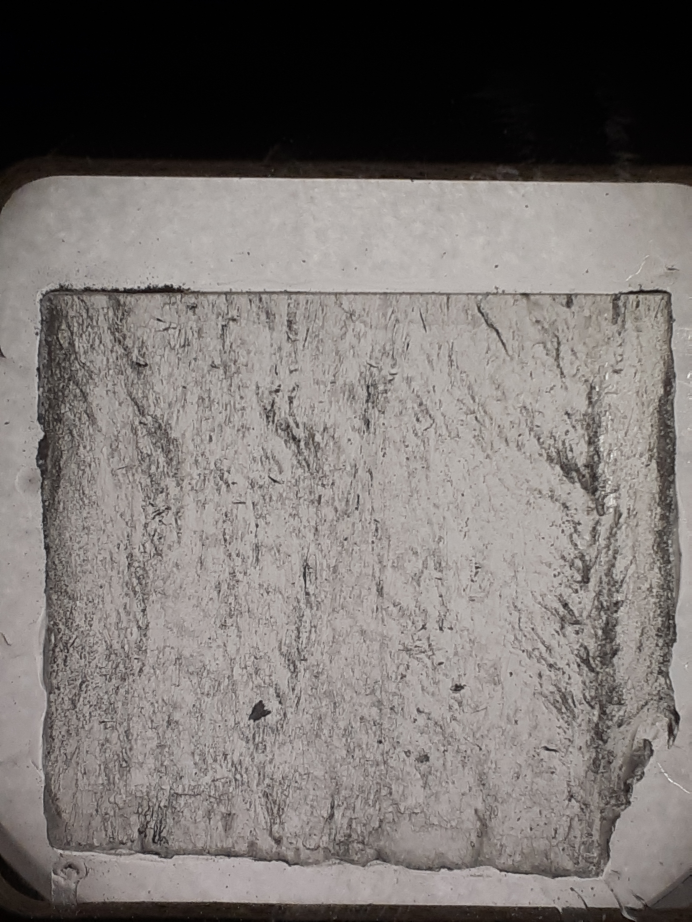
#> input picture data/img01.jpg, 3456 x 4608 px (shown at 1/5 size)
$ python autocofunc.py
#> lines starting #> are read from the running program, lines starting #| are printed output that depends on the picture
### clipBlur.py
# -*- coding: utf-8 -*-
"""
Created on Wed Mar  9 08:38:25 2022

@author: Bruger
"""

def clipBlur(filename, x, y, marginX, marginY, sigma=1.0):
    # FUNC:
    # picture takes the variables and returns an image in grayscale that has been
    # clipped and blurred
    #
    # VARIABLES:
    # filename is the position of the picture of a picture you want treated.
    #
    # (x,y) is the position of the middle of the outclip you want of the picture
    # Remember that x is the amount of pixels down from the top left corner
    # and y is the number of pixels to the right of the top left corner
    #
    # marginX and marginY are the amount of pixels you want to include in the
    # outclip from (x,y)
    #
    # sigma is the amount of blur you want.

#> called with filename = 'data/img01.jpg', x = 1300, y = 3000, marginX = 1000, marginY = 1000, sigma = 1
    import numpy as np
    import skimage.io
    image = skimage.io.imread(fname=filename, as_gray=True)
#> image: shape (4608, 3456) float64; min 0, max 0.994, mean 0.461
    clip = image[y-marginY:y+marginY, x-marginX:x+marginX]
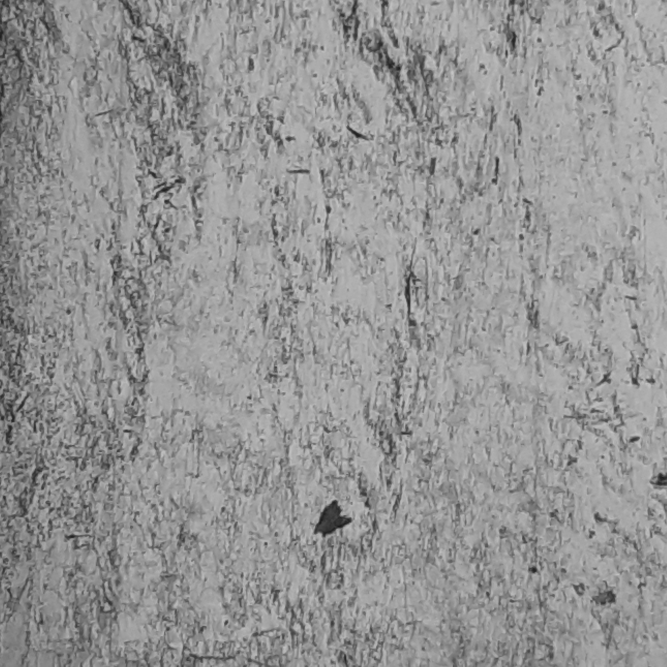
#> clip: shape (2000, 2000) float64 (shown at 1/3 size); min 0.102, max 0.822, mean 0.587

    blurredImage = skimage.filters.gaussian(image, sigma=sigma, truncate=3.5)
    blurredClip = blurredImage[y-marginY:y+marginY, x-marginX:x+marginX]


    return clip, blurredClip


### autocofunc.py
# [24 lines of commented-out code are left out]

from numpy import not_equal
from clipBlur import *

def autoCor(clipBlur, nlags = 1999):
    # Function
    # Viser autocorrelation mellem alle pixels i det clipped/blurred billede.

    # Variables
    # clipped/blurred billede loaded fra clipBlur funktionen.

    # Først importeres relevante pakker, især her statsmodels.
#> called with nlags = 1999
    import numpy as np
    import matplotlib.pyplot as plt
    from statsmodels.tsa.stattools import acf as acff
    from statsmodels.graphics import tsaplots

    # Denne funktion tager det klippede og blurrede billede og bestemmer autocorrelation for alle pixels.
    # Nedenfor er testscript til hvordan autocorrelationsfunktionen fungerer for en enkelt linje.

    # ## En linje
    # linje = clip[1,:]
    # sm.tsa.acf(linje,nlags = 100)
    # fig = tsaplots.plot_acf(linje,lags = 100)
    # plt.show()

    ## Et helt billede
    # nlags bestemmer hvor mange pixels der medtages, 0 regnes ikke med og der er 1999 lig 2000.
    M = np.zeros(nlags+1)
#> M = 2000 values from 0 to 0
    for i, clips in enumerate(clipBlur):
        auto = acff(clips,nlags=nlags)
        if np.size(auto) != np.size(nlags)+1:
            print(f"Vector Mismatch, auto is {np.size(auto)} while clips is {np.size(clips)}")
        M = M + auto
        if i %10 == 0:
            print(i)
#> this loop made 1 pass
    M = 1/i*M
    # [8 lines of commented-out code are left out]
    return M
print(autoCor(clipBlur('data/img01.jpg',1300,3000,1000,1000)))
#> (the call stopped at in autoCor, `auto = acff(clips,nlags=nlags)`: statsmodels is not available in this run)


# [4 lines of commented-out code are left out]

$ run again, with 20200220_221515.jpg copied over data/img01.jpg
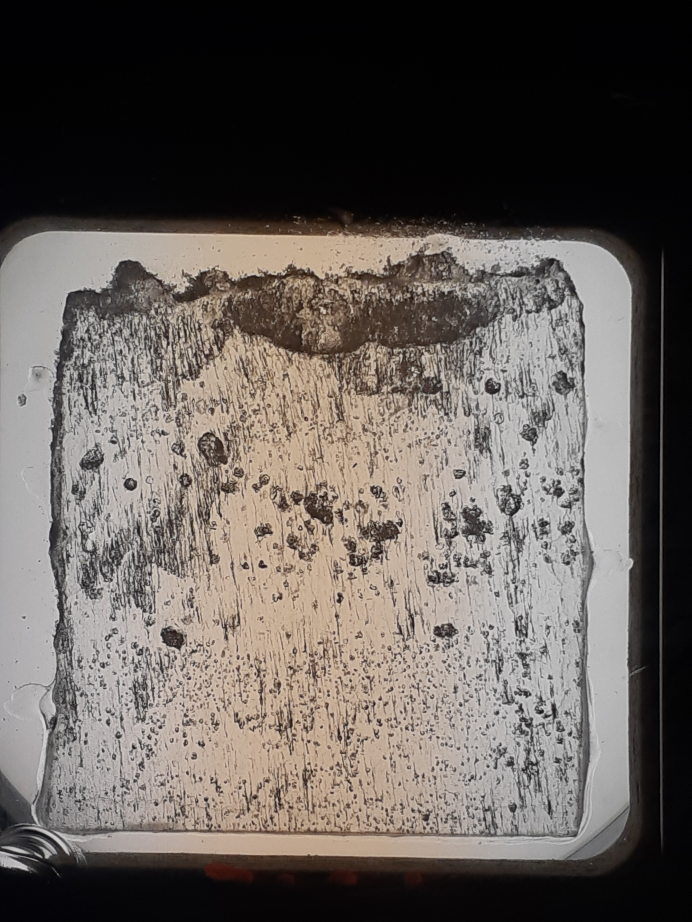
#> input picture 20200220_221515.jpg, 3456 x 4608 px (shown at 1/5 size)
#> in clipBlur, `image = skimage.io.imread(fname=filename, as_gray=True)`:
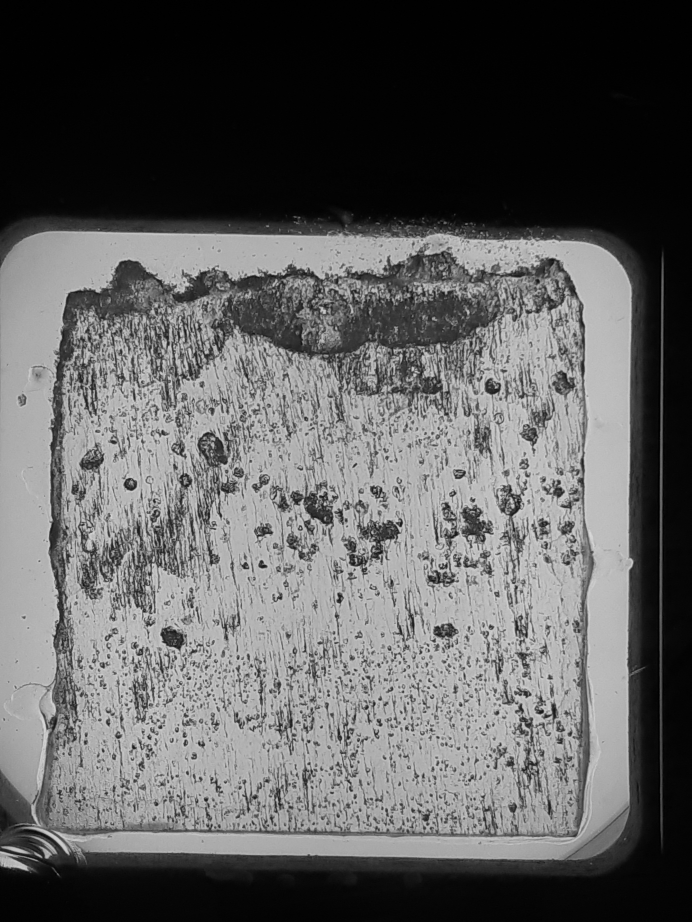
#> image: shape (4608, 3456) float64 (shown at 1/5 size); min 0, max 0.88, mean 0.377
#> in clipBlur, `clip = image[y-marginY:y+marginY, x-marginX:x+marginX]`:
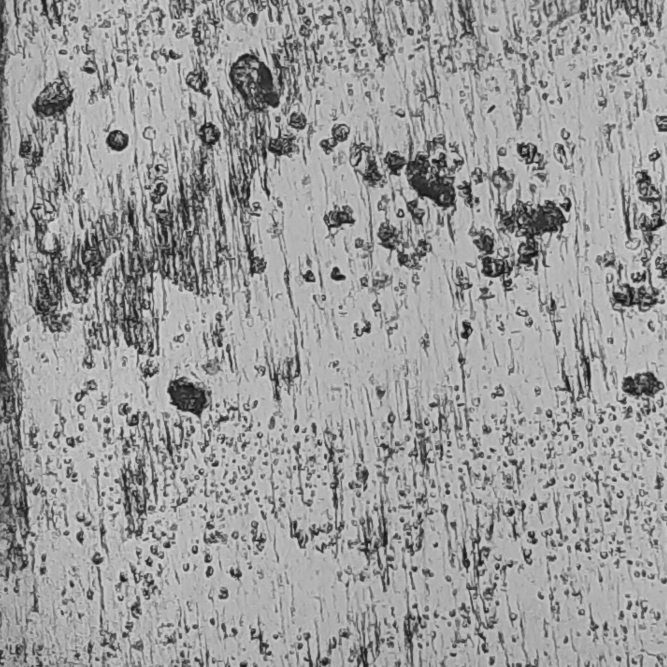
#> clip: shape (2000, 2000) float64 (shown at 1/3 size); min 0.0497, max 0.88, mean 0.613
#> M = 2000 values from 0 to 0
#> the loop in autoCor, `for i, clips in enumerate(clipBlur):` made 1 pass
